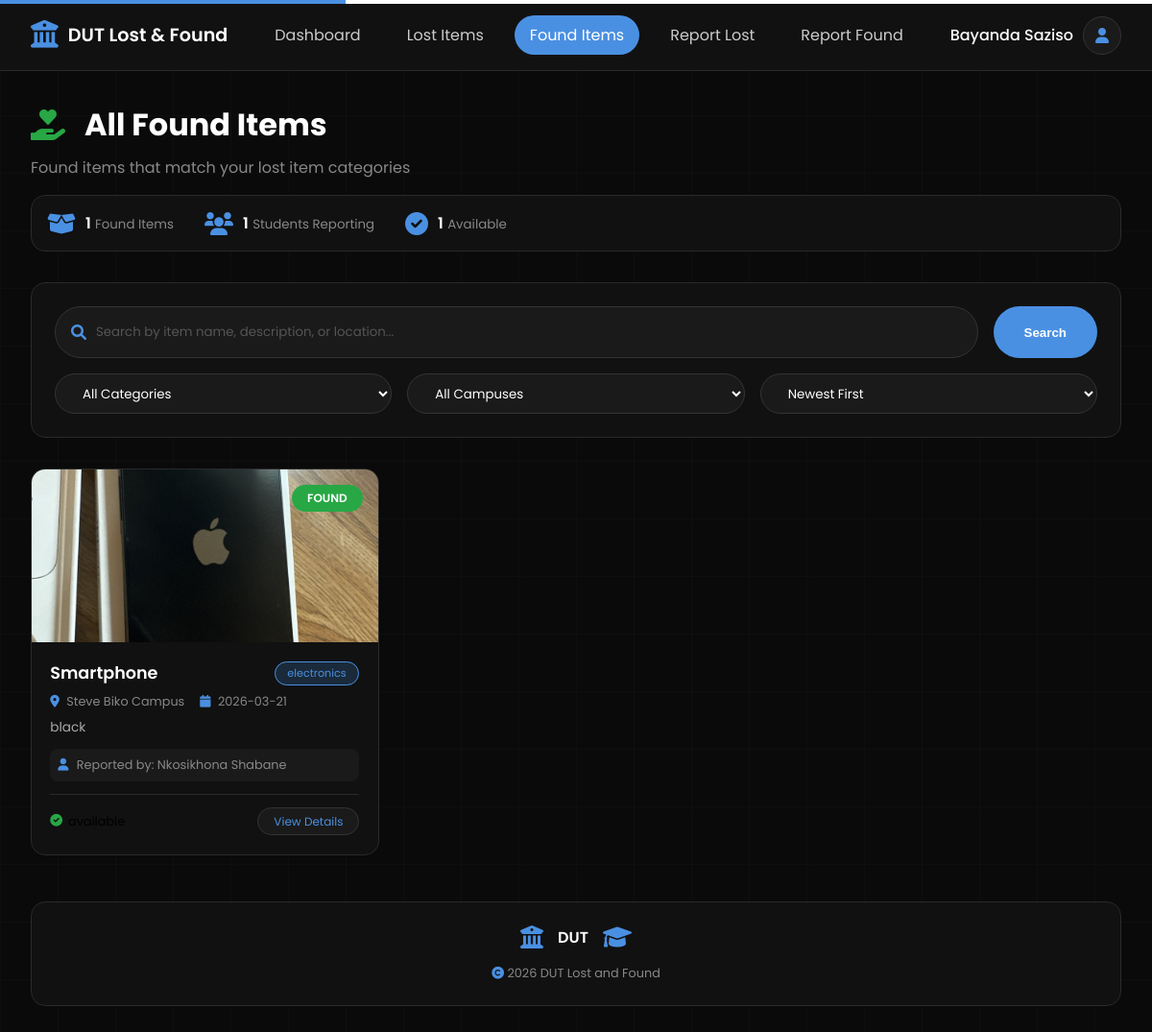
Page /all-found (signed in) on the committed database.
### tables this page shows
CREATE TABLE found_items
                 (id INTEGER PRIMARY KEY AUTOINCREMENT,
                  user_id INTEGER,
                  item_name TEXT NOT NULL,
                  category TEXT NOT NULL,
                  description TEXT NOT NULL,
                  date_found DATE NOT NULL,
                  location TEXT NOT NULL,
                  latitude REAL,
                  longitude REAL,
                  contact_name TEXT NOT NULL,
                  contact_email TEXT NOT NULL,
                  contact_phone TEXT,
                  image_path TEXT,
                  status TEXT DEFAULT 'available',
                  resolved_at TIMESTAMP,
                  resolved_by INTEGER,
                  created_at TIMESTAMP DEFAULT CURRENT_TIMESTAMP, reward_offered BOOLEAN DEFAULT 0,
                  FOREIGN KEY (user_id) REFERENCES users(id),
                  FOREIGN KEY (resolved_by) REFERENCES users(id));

### app.py (the view, shortened to what this page needs)
@app.route('/all-found')
def all_found_items():
    if 'user' not in session:
        flash("Please login to view items", "warning")
        return redirect(url_for('login'))
    user_id = session['user']['id']
    query = request.args.get('q', '').strip()
    category = request.args.get('category', '')
    campus = request.args.get('campus', '')
    sort = request.args.get('sort', 'newest')
    page = int(request.args.get('page', 1))
    per_page = 12
    conn = get_db()
    user_lost_items = conn.execute('''
        SELECT DISTINCT category
        FROM lost_items
        WHERE user_id = ? AND status = 'pending'
    ''', (user_id,)).fetchall()
    lost_categories = [item['category'] for item in user_lost_items]
    placeholders = ','.join(['?'] * len(lost_categories))
    sql = f"""
        SELECT fi.*, u.full_name as reporter_name, u.student_number
        FROM found_items fi
        JOIN users u ON fi.user_id = u.id
        WHERE fi.status = 'available'
        AND fi.category IN ({placeholders})
    """
    params = lost_categories.copy()
    if query:
        sql += " AND (fi.item_name LIKE ? OR fi.description LIKE ? OR fi.location LIKE ?)"
        search_term = f'%{query}%'
        params.extend([search_term, search_term, search_term])
    if category and category in lost_categories:
        sql += " AND fi.category = ?"
        params.append(category)
    if campus:
        sql += " AND fi.location LIKE ?"
        params.append(f'%{campus}%')
    count_sql = sql.replace("fi.*, u.full_name as reporter_name, u.student_number", "COUNT(*) as count")
    total = conn.execute(count_sql, params).fetchone()['count']
    if sort == 'newest':
        sql += " ORDER BY fi.created_at DESC"
    else:
        sql += " ORDER BY fi.created_at DESC"
    sql += " LIMIT ? OFFSET ?"
    params.extend([per_page, (page-1)*per_page])
    items = conn.execute(sql, params).fetchall()
    if lost_categories:
        placeholders = ','.join(['?'] * len(lost_categories))
        stats_sql = f"""
            SELECT COUNT(DISTINCT fi.user_id) as unique_reporters,
                   COUNT(*) as available_items
            FROM found_items fi
            WHERE fi.status = 'available'
            AND fi.category IN ({placeholders})
        """
        stats_params = lost_categories.copy()
        if query:
            stats_sql += " AND (fi.item_name LIKE ? OR fi.description LIKE ? OR fi.location LIKE ?)"
            search_term = f'%{query}%'
            stats_params.extend([search_term, search_term, search_term])
        if campus:
            stats_sql += " AND fi.location LIKE ?"
            stats_params.append(f'%{campus}%')
        stats = conn.execute(stats_sql, stats_params).fetchone()
        unique_reporters = stats['unique_reporters'] if stats else 0
        available_items = stats['available_items'] if stats else 0
    else:
        unique_reporters = 0
        available_items = 0
    conn.close()
    total_pages = (total + per_page - 1) // per_page
    return render_template('all_found_items.html',
                         user=session['user'],
                         items=[dict(item) for item in items],
                         total_items=total,
                         unique_reporters=unique_reporters,
                         available_items=available_items,
                         query=query,
                         category=category,
                         campus=campus,
                         sort=sort,
                         page=page,
                         total_pages=total_pages,
                         has_lost_items=True,
                         lost_categories=lost_categories,
                         lost_items_count=len(user_lost_items))

### app.py (called while the page is built)
def get_db():
    conn = sqlite3.connect('lost_and_found.db')
    conn.row_factory = sqlite3.Row
    return conn

### templates/all_found_items.html (shortened to what this page needs)
<!DOCTYPE html>
<html lang="en">
<head>
    <link rel="stylesheet" href="https://cdnjs.cloudflare.com/ajax/libs/font-awesome/6.0.0-beta3/css/all.min.css">
</head>
<body>
    <nav class="navbar">
        <div class="logo">
            <i class="fas fa-university"></i>
            <span>DUT Lost & Found</span>
        </div>
        <div class="nav-links">
            <a href="/dashboard" class="nav-link">Dashboard</a>
            <a href="/all-lost" class="nav-link">Lost Items</a>
            <a href="/all-found" class="nav-link active">Found Items</a>
            <a href="/report-lost" class="nav-link">Report Lost</a>
            <a href="/report-found" class="nav-link">Report Found</a>
        </div>
        <div class="user-info">
            <span class="user-name">{{ user.full_name }}</span>
            <div class="avatar">
                <i class="fas fa-user"></i>
            </div>
        </div>
    </nav>
    <div class="container">
        <div class="page-header">
            <h1>
                <i class="fas fa-hand-holding-heart" style="color: #28a745; margin-right: 10px;"></i> All Found Items
            </h1>
            <p>Found items that match your lost item categories</p>
            {% if has_lost_items %}
            <div class="stats">
                <div class="stat-item">
                    <i class="fas fa-box-open"></i>
                    <div>
                        <span>{{ total_items }}</span>
                        <small>Found Items</small>
                    </div>
                </div>
                <div class="stat-item">
                    <i class="fas fa-users"></i>
                    <div>
                        <span>{{ unique_reporters }}</span>
                        <small>Students Reporting</small>
                    </div>
                </div>
                <div class="stat-item">
                    <i class="fas fa-check-circle"></i>
                    <div>
                        <span>{{ available_items }}</span>
                        <small>Available</small>
                    </div>
                </div>
            </div>
            {% endif %}
        </div>
        {% if has_lost_items %}
        <div class="search-section">
            <form method="GET" action="/all-found" id="searchForm">
                <div class="search-box">
                    <div class="search-input">
                        <i class="fas fa-search"></i>
                        <input type="text" name="q" placeholder="Search by item name, description, or location..." value="{{ query }}">
                    </div>
                    <button type="submit" class="search-btn">Search</button>
                </div>
                <div class="filter-group">
                    <select name="category" class="filter-select" onchange="this.form.submit()">
                        <option value="">All Categories</option>
                    </select>
                    <select name="campus" class="filter-select" onchange="this.form.submit()">
                        <option value="">All Campuses</option>
                    </select>
                    <select name="sort" class="filter-select" onchange="this.form.submit()">
                        <option value="newest" {% if sort == 'newest' %}selected{% endif %}>Newest First</option>
                    </select>
                </div>
            </form>
        </div>
        <div class="items-grid">
            {% for item in items %}
            <div class="item-card">
                <div class="item-image">
                    {% if item.image_path %}
                        <img src="{{ url_for('static', filename=item.image_path) }}" alt="{{ item.item_name }}">
                    {% else %}
                        <i class="fas fa-box placeholder-icon"></i>
                    {% endif %}
                    <span class="item-badge">FOUND</span>
                </div>
                <div class="item-content">
                    <div class="item-header">
                        <div class="item-title">{{ item.item_name }}</div>
                        <span class="item-category">{{ item.category }}</span>
                    </div>
                    <div class="item-meta">
                        <span><i class="fas fa-map-marker-alt"></i> {{ item.location }}</span>
                        <span><i class="fas fa-calendar"></i> {{ item.date_found }}</span>
                    </div>
                    <div class="item-description">
                        {{ item.description }}
                    </div>
                    <div class="item-reporter">
                        <i class="fas fa-user"></i> Reported by: {{ item.contact_name }}
                    </div>
                    <div class="item-footer">
                        <div class="item-status">
                            <i class="fas fa-check-circle status-available"></i>
                            <span>{{ item.status }}</span>
                        </div>
                        <a href="/item/found/{{ item.id }}" class="btn-view">View Details</a>
                    </div>
                </div>
            </div>
            {% endfor %}
        </div>
        {% endif %}
        <div class="dut-footer">
            <div style="display: flex; align-items: center; justify-content: center; gap: 15px; margin-bottom: 1rem;">
                <i class="fas fa-university" style="font-size: 1.5rem; color: #4a90e2;"></i>
                <span style="font-weight: 600; font-size: 1rem; color: #ffffff;">DUT</span>
                <i class="fas fa-graduation-cap" style="font-size: 1.5rem; color: #4a90e2;"></i>
            </div>
            <p><i class="fas fa-copyright"></i> 2026 DUT Lost and Found</p>
        </div>
    </div>
</body>
</html>

### rows in the picture
found_items: image_path (picture), item_name "Smartphone", category "electronics", location "Steve Biko Campus", date_found "2026-03-21", description "black", contact_name "Nkosikhona Shabane"

### other values in the picture
{{ user.full_name }} "Bayanda Saziso"
{{ total_items }} "1"
{{ unique_reporters }} "1"
{{ available_items }} "1"
